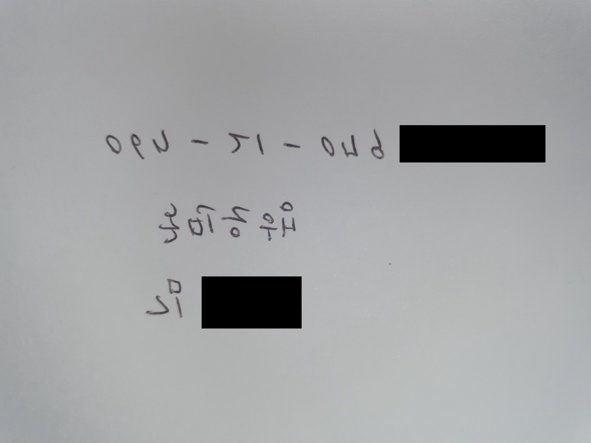
#> input picture data/raw/test/048efa3d18a4999d.jpg, 591 x 443 px; its folder holds only this picture in this run
$ jupyter execute --allow-errors Filtering.ipynb
#> lines starting #> are read from the running program, lines starting #| are printed output that depends on the picture
### 데이터 로드 및 초기 설정

[cell 1]
import pandas as pd
import cv2
import os

[cell 2]
# 데이터 경로 설정
raw_data_path = "../../data/raw"
train_image_path = os.path.join(raw_data_path, "train")
test_image_path = os.path.join(raw_data_path, "test")

# CSV 파일 로드
#> (the rest of this cell did not finish here and is left out)

[cell 3]
import cv2
import os

def correct_image_rotation(input_path, output_path):
    # 이미지 읽기
#> called with input_path = '../../data/raw/test/048efa3d18a4999d.jpg'
    image = cv2.imread(input_path)
#> image is the input picture: shape (443, 591, 3); mean B, G, R 165.1, 163.7, 162.6
    if image is None:
        return  # 이미지 로드 실패 시 건너뜀

    # 이미지의 가로/세로 비율 확인
    height, width = image.shape[:2]
#> height = 443; width = 591
    if height > width:  # 세로가 더 긴 경우, 90도 시계 방향 회전
        rotated_image = cv2.rotate(image, cv2.ROTATE_90_CLOCKWISE)
    else:  # 가로가 더 긴 경우, 회전하지 않음
        rotated_image = image

    # 수정된 이미지 저장
    cv2.imwrite(output_path, rotated_image)

# 폴더 경로 설정
input_folder = "../../data/raw/test"  # 원본 이미지 폴더
output_folder = "../../data/processed/test_corrected"  # 수정된 이미지 저장 폴더
os.makedirs(output_folder, exist_ok=True)

# 모든 이미지 처리
for filename in os.listdir(input_folder):
    input_path = os.path.join(input_folder, filename)
    output_path = os.path.join(output_folder, filename)

    correct_image_rotation(input_path, output_path)

# 최종 완료 메시지만 출력
print("모든 이미지 회전 보정 완료!")

[cell 4]
import cv2
import os

def enhance_image_soft(input_path, output_path):
    # 이미지 읽기
#> called with input_path = '../../data/raw/test/048efa3d18a4999d.jpg'
    image = cv2.imread(input_path)
    if image is None:
        print(f"Failed to load {input_path}")
        return

    # 1. 부드러운 샤프닝 적용
    gaussian_blur = cv2.GaussianBlur(image, (3, 3), 0)  # 더 작은 커널로 흐림 효과
    sharpened = cv2.addWeighted(image, 1.2, gaussian_blur, -0.2, 0)  # 샤프닝 강도 감소

    # 2. 대비 조정 (CLAHE 사용 - 더 자연스러운 결과 제공)
    lab = cv2.cvtColor(sharpened, cv2.COLOR_BGR2LAB)
#> lab: shape (443, 591, 3); mean of channels 0, 1, 2 170.8, 127.8, 127.2
    l, a, b = cv2.split(lab)
    clahe = cv2.createCLAHE(clipLimit=2.0, tileGridSize=(8, 8))  # CLAHE 설정
    l = clahe.apply(l)  # 밝기 채널에 CLAHE 적용
    enhanced_image = cv2.merge((l, a, b))
#> enhanced_image: shape (443, 591, 3); mean of channels 0, 1, 2 170.3, 127.8, 127.2
    enhanced_image = cv2.cvtColor(enhanced_image, cv2.COLOR_LAB2BGR)

    # 3. 컬러 톤 조정 (전체적으로 부드러운 결과)
    enhanced_image = cv2.addWeighted(enhanced_image, 0.8, image, 0.2, 0)

    # 수정된 이미지 저장
    cv2.imwrite(output_path, enhanced_image)

# 폴더 경로 설정
input_folder = "../../data/raw/test"  # 원본 이미지 폴더
output_folder = "../../data/processed/test_enhanced"  # 수정된 이미지 저장 폴더
os.makedirs(output_folder, exist_ok=True)

# 모든 이미지 처리
for filename in os.listdir(input_folder):
    input_path = os.path.join(input_folder, filename)
    output_path = os.path.join(output_folder, filename)

    enhance_image_soft(input_path, output_path)

# 최종 완료 메시지만 출력
print("모든 이미지 화질 개선 완료!")

[cell 5]
import cv2
import os

def enhance_image(input_path, output_path):
    # 이미지 읽기
#> called with input_path = '../../data/raw/test/048efa3d18a4999d.jpg'
    image = cv2.imread(input_path)
    if image is None:
        print(f"Failed to load {input_path}")
        return

    # 1. 이미지를 흐릿하게 만들고 샤프닝 (Unsharp Masking)
    gaussian_blur = cv2.GaussianBlur(image, (5, 5), 0)  # 흐림 효과
    sharpened = cv2.addWeighted(image, 1.5, gaussian_blur, -0.5, 0)  # 샤프닝

    # 2. 히스토그램 평활화로 대비 조정 (컬러 이미지)
    lab = cv2.cvtColor(sharpened, cv2.COLOR_BGR2LAB)
#> lab: shape (443, 591, 3); mean of channels 0, 1, 2 170.8, 127.8, 127.2
    l, a, b = cv2.split(lab)
    l = cv2.equalizeHist(l)  # 밝기 채널에 히스토그램 평활화 적용
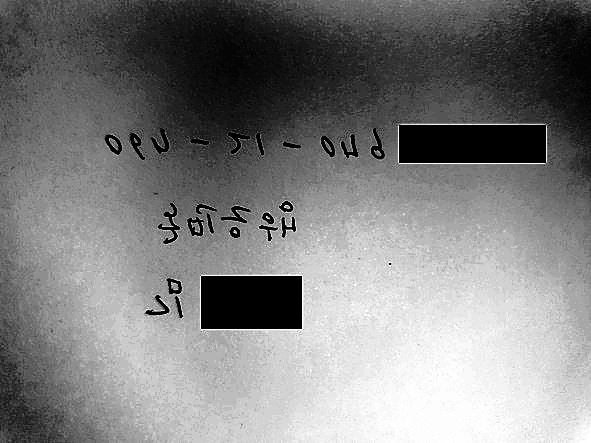
#> l: shape (443, 591); min 0, max 255, mean 126.3
    enhanced_image = cv2.merge((l, a, b))
#> enhanced_image: shape (443, 591, 3); mean of channels 0, 1, 2 126.3, 127.8, 127.2
    enhanced_image = cv2.cvtColor(enhanced_image, cv2.COLOR_LAB2BGR)

    # 수정된 이미지 저장
    cv2.imwrite(output_path, enhanced_image)

# 폴더 경로 설정
input_folder = "../../data/raw/test"  # 원본 이미지 폴더
output_folder = "../../data/processed/test_blacked"  # 수정된 이미지 저장 폴더
os.makedirs(output_folder, exist_ok=True)

# 모든 이미지 처리
for filename in os.listdir(input_folder):
    input_path = os.path.join(input_folder, filename)
    output_path = os.path.join(output_folder, filename)

    enhance_image(input_path, output_path)

# 최종 완료 메시지만 출력
print("모든 이미지 화질 개선 완료!")
